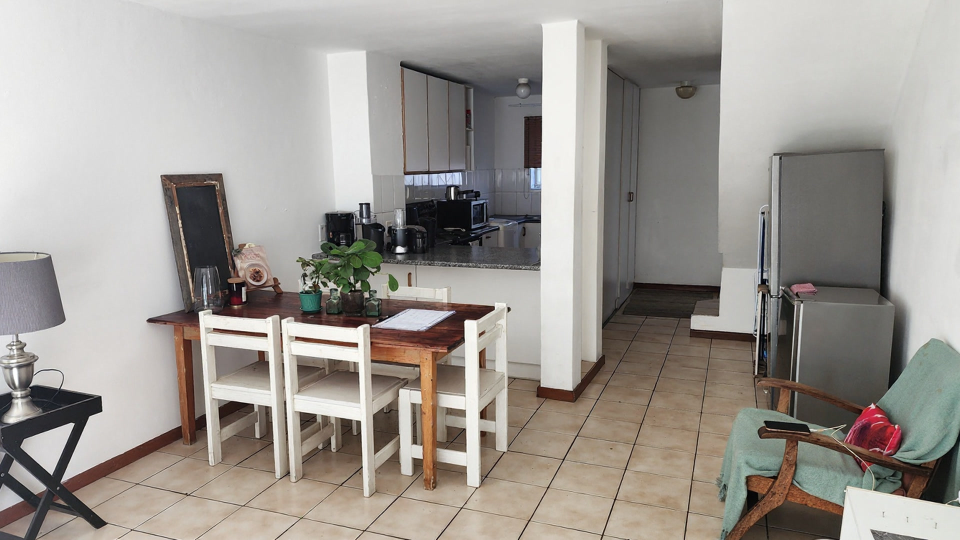
#> input picture scripts/_loft_src.jpg, 1920 x 1080 px, found by its file name (shown at 1/2 size)
$ python _rm_ab_compare.py
#> lines starting #> are read from the running program, lines starting #| are printed output that depends on the picture
"""Compare reverted-Kontext removal output vs the archived Fill Pro baseline.

Metrics per output, vs the common source:
  - lockDiff: mean |Δpixel| over the image (0-255) — overall drift
  - edge-drift: mean |Δ| on Canny-ish gradient maps — structural movement
    (walls/lines shifting shows up here even when colors average out)
"""
import numpy as np
from PIL import Image

SRC = "scripts/_loft_src.jpg"
# Fill Pro MASKED removal output from commit 13203c3's verification run
# (S3 edited/remove_all_furniture_1791617633908-2fayzu.jpg, Oct 10 10:18 UTC).
A_FILL = "scripts/_rm_ab_fillpro.jpg"
B_KONTEXT = "scripts/_rm_ab_kontext.jpg"   # reverted prompt path (today)

def load(p, size=None):
#> called with p = 'scripts/_loft_src.jpg'
    im = Image.open(p).convert("RGB")
#> im is the input picture: PIL image 1920x1080 RGB; mean R, G, B 157.8, 152.8, 147.1
    if size and im.size != size:
        im = im.resize(size)
    return np.asarray(im, dtype=np.float32)

def grad(a):
    g = a.mean(axis=2)
    return np.abs(np.diff(g, axis=0))[:, :-1] + np.abs(np.diff(g, axis=1))[:-1, :]

src = load(SRC)
size = (src.shape[1], src.shape[0])
#> size = (1920, 1080)
rows = []
for name, path in (("Fill Pro masked (Oct 10)", A_FILL), ("Reverted Kontext (today)", B_KONTEXT)):
    out = load(path, size)
#> call 2 of load, with p = 'scripts/_rm_ab_fillpro.jpg', size = (1920, 1080)
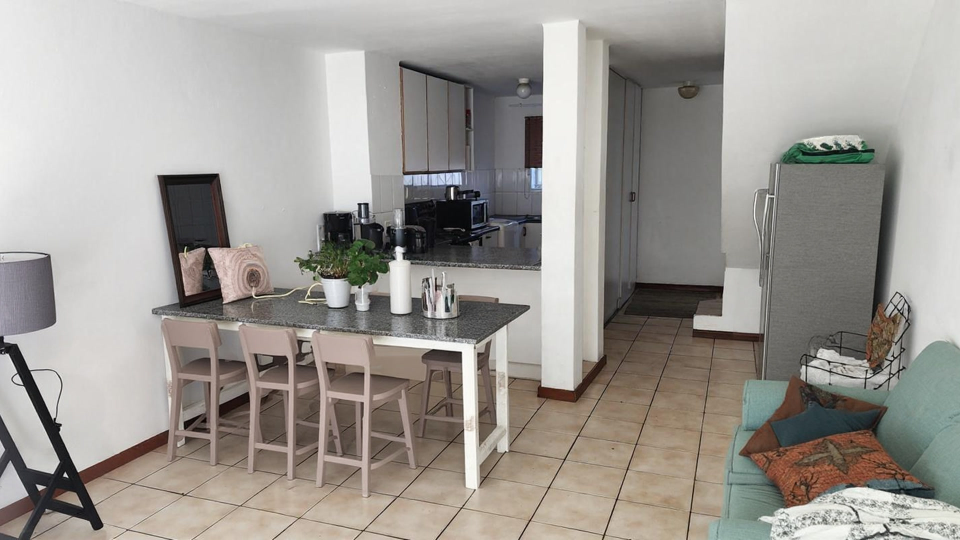
#> input picture scripts/_rm_ab_fillpro.jpg, 1920 x 1080 px, found by its file name (shown at 1/2 size)
#> in load, im is the input picture: PIL image 1920x1080 RGB; mean R, G, B 157.6, 153.4, 148
    lock = float(np.abs(out - src).mean())
#> lock = 19.37
    edge = float(np.abs(grad(out) - grad(src)).mean())
#> in grad, `g = a.mean(axis=2)`:
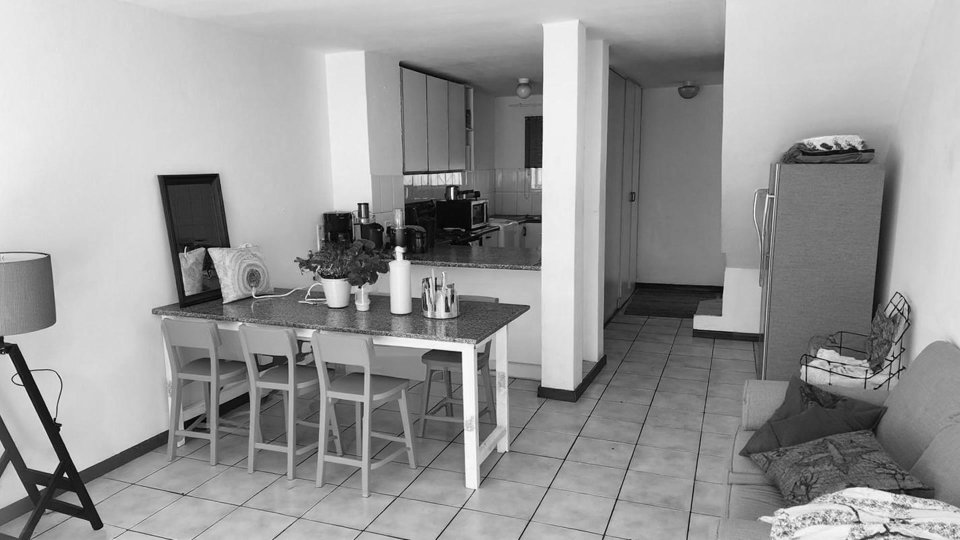
#> g: shape (1080, 1920) float32 (shown at 1/2 size); min 0, max 255, mean 153
#> in grad, `return np.abs(np.diff(g, axis=0))[:, :-1] + np.abs(np.diff(g, axis=1))..`:
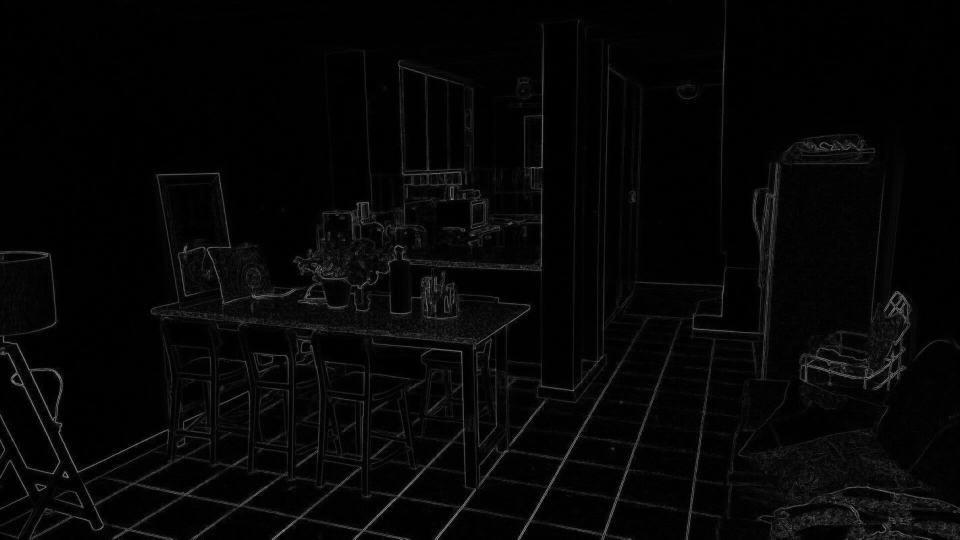
#> returned value: shape (1079, 1919) float32 (shown at 1/2 size); min 0, max 194, mean 5.9
#> in grad (call 2), `g = a.mean(axis=2)`:
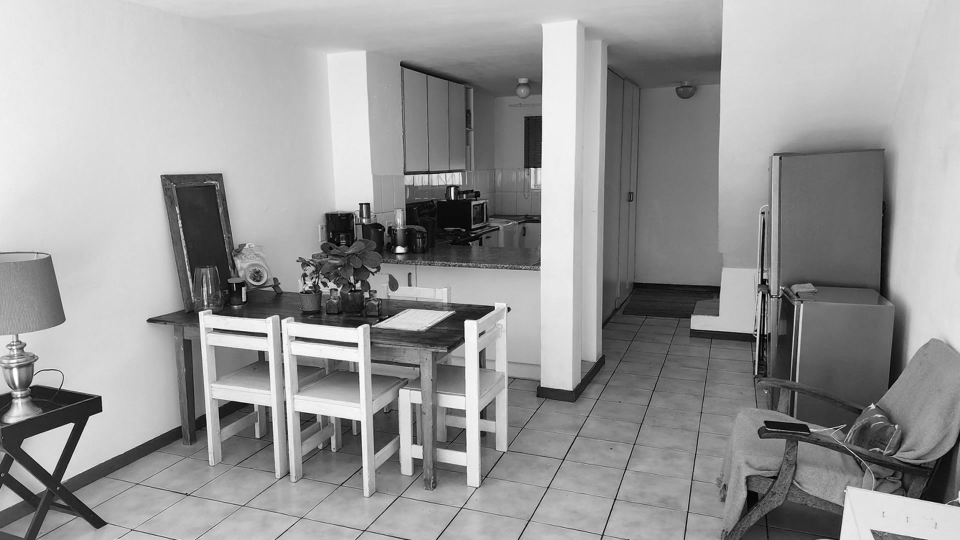
#> g: shape (1080, 1920) float32 (shown at 1/2 size); min 0, max 255, mean 152.6
#> in grad (call 2), `return np.abs(np.diff(g, axis=0))[:, :-1] + np.abs(np.diff(g, axis=1))..`:
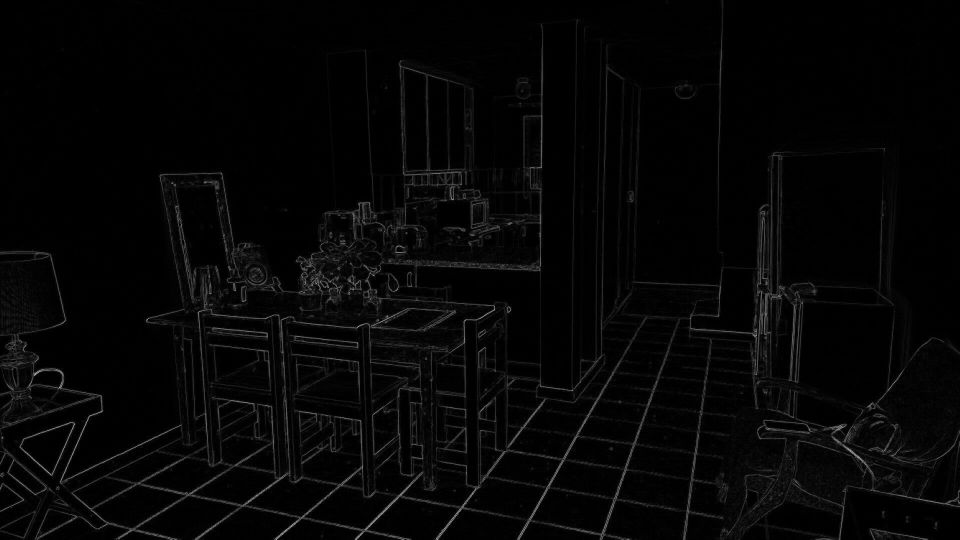
#> returned value: shape (1079, 1919) float32 (shown at 1/2 size); min 0, max 263.7, mean 6.4; drawn with min black and max white
#> edge = 6.64
    rows.append((name, lock, edge))
#> pass 2 of the loop `for name, path in (("Fill Pro masked (Oct 10)", A_FILL), ("Reverted Ko..`:
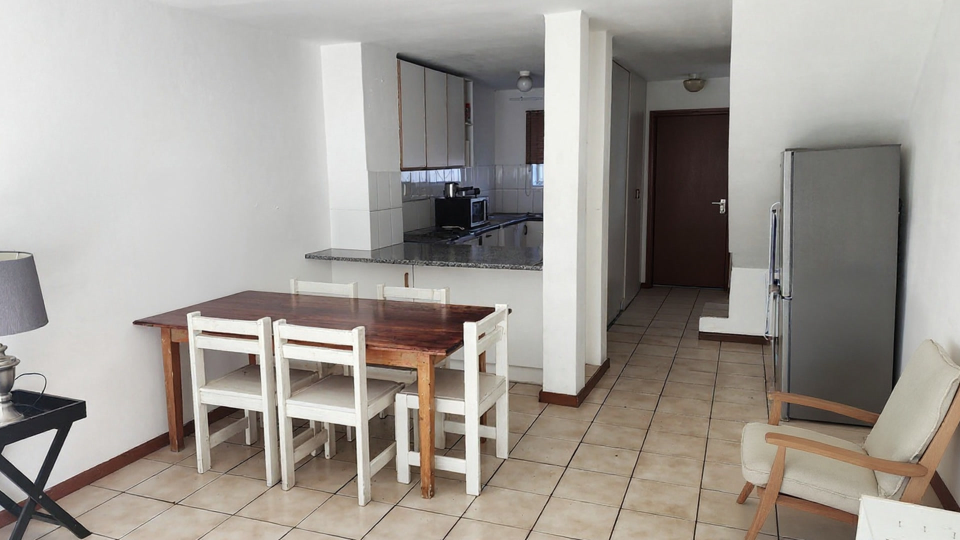
#> input picture scripts/_rm_ab_kontext.jpg, 1920 x 1080 px, found by its file name (shown at 1/2 size)
#> in load, im is the input picture: PIL image 1920x1080 RGB; mean R, G, B 160.2, 154.7, 148.6
#> `lock = float(np.abs(out - src).mean())`: lock = 26.52
#> in grad (call 3), `g = a.mean(axis=2)`:
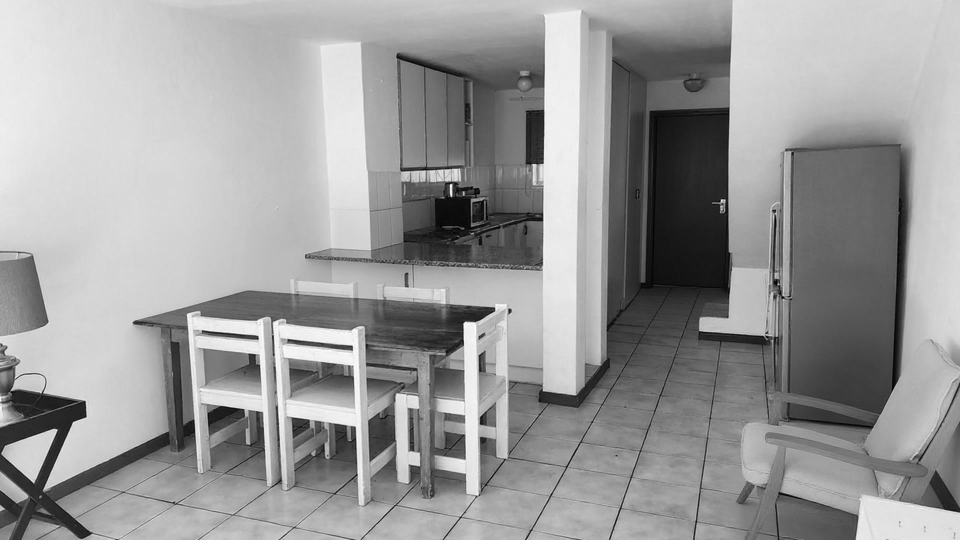
#> g: shape (1080, 1920) float32 (shown at 1/2 size); min 0, max 255, mean 154.5
#> in grad (call 3), `return np.abs(np.diff(g, axis=0))[:, :-1] + np.abs(np.diff(g, axis=1))..`:
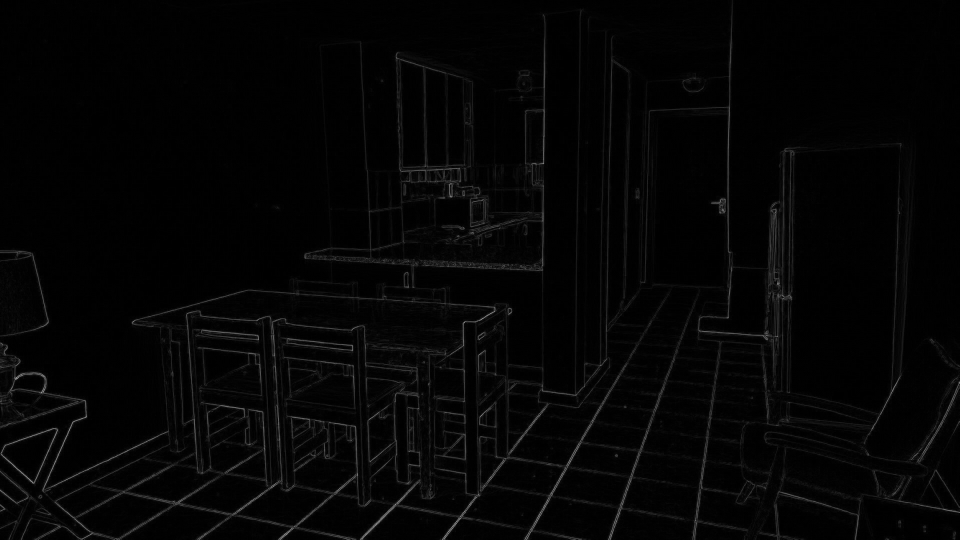
#> returned value: shape (1079, 1919) float32 (shown at 1/2 size); min 0, max 206, mean 4.8
#> `edge = float(np.abs(grad(out) - grad(src)).mean())`: edge = 7.18

print(f"source size: {size[0]}x{size[1]}")
#| source size: 1920x1080
for name, lock, edge in rows:
    print(f"{name:28s}  lockDiff(mean|Δ|)={lock:6.2f}/255   edgeDrift={edge:6.2f}")
#> this loop made 2 passes
#> (name, lock, edge) on passes 1 to 2: ('Fill Pro masked (Oct 10)', 19.37, 6.64), ('Reverted Kontext (today)', 26.52, 7.18)
#| Fill Pro masked (Oct 10)      lockDiff(mean|Δ|)= 19.37/255   edgeDrift=  6.64
#| Reverted Kontext (today)      lockDiff(mean|Δ|)= 26.52/255   edgeDrift=  7.18

html = """<!DOCTYPE html><html><head><meta charset="utf-8"><title>Removal A/B</title>
<style>body{background:#111;color:#eee;font-family:sans-serif;margin:0;padding:16px}
.grid{display:grid;grid-template-columns:1fr 1fr 1fr;gap:12px}
figure{margin:0}img{width:100%;border-radius:8px;border:1px solid #444}
figcaption{font-size:12px;padding:4px 0;color:#aaa}</style></head><body>
<div class="grid">
<figure><img src="_loft_src.jpg"><figcaption>SOURCE — loft panorama (same input for both)</figcaption></figure>
<figure><img src="_rm_ab_fillpro.jpg"><figcaption>A: Fill Pro MASKED (Oct 10 baseline) — lockDiff A_LOCK, edgeDrift A_EDGE</figcaption></figure>
<figure><img src="_rm_ab_kontext.jpg"><figcaption>B: Reverted KONTEXT, original prompts (today) — lockDiff B_LOCK, edgeDrift B_EDGE</figcaption></figure>
</div></body></html>
"""
html = (html.replace("A_LOCK", f"{rows[0][1]:.2f}").replace("A_EDGE", f"{rows[0][2]:.2f}")
        .replace("B_LOCK", f"{rows[1][1]:.2f}").replace("B_EDGE", f"{rows[1][2]:.2f}"))
with open("scripts/_rm_ab_compare.html", "w", encoding="utf-8") as f:
    f.write(html)
print("wrote scripts/_rm_ab_compare.html")
